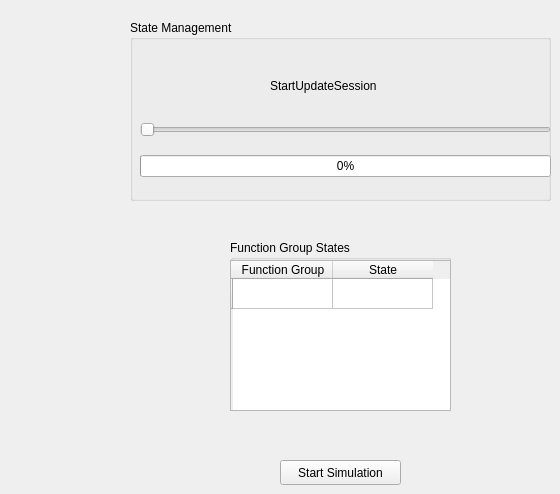
   <widget class="QWidget" name="tab_3">
    <attribute name="title">
     <string>SM</string>
    </attribute>
    <widget class="QGroupBox" name="groupBox_4">
     <property name="geometry">
      <rect>
       <x>130</x>
       <y>20</y>
       <width>421</width>
       <height>181</height>
      </rect>
     </property>
     <property name="autoFillBackground">
      <bool>true</bool>
     </property>
     <property name="title">
      <string>State Management</string>
     </property>
     <widget class="QWidget" name="layoutWidget">
      <property name="geometry">
       <rect>
        <x>10</x>
        <y>90</y>
        <width>411</width>
        <height>81</height>
       </rect>
      </property>
      <layout class="QVBoxLayout" name="verticalLayout">
       <item>
        <widget class="QSlider" name="horizontalSlider">
         <property name="orientation">
          <enum>Qt::Horizontal</enum>
         </property>
        </widget>
       </item>
       <item>
        <widget class="QProgressBar" name="progressBar">
         <property name="value">
          <number>0</number>
         </property>
        </widget>
       </item>
      </layout>
     </widget>
     <widget class="QLabel" name="label_17">
      <property name="geometry">
       <rect>
        <x>140</x>
        <y>50</y>
        <width>141</width>
        <height>31</height>
       </rect>
      </property>
      <property name="text">
       <string>StartUpdateSession</string>
      </property>
     </widget>
    </widget>
    <widget class="QPushButton" name="pushButton">
     <property name="geometry">
      <rect>
       <x>280</x>
       <y>460</y>
       <width>121</width>
       <height>25</height>
      </rect>
     </property>
     <property name="text">
      <string>Start Simulation</string>
     </property>
    </widget>
    <widget class="QGroupBox" name="groupBox_9">
     <property name="geometry">
      <rect>
       <x>230</x>
       <y>240</y>
       <width>221</width>
       <height>171</height>
      </rect>
     </property>
     <property name="title">
      <string>Function Group States</string>
     </property>
     <widget class="QTableWidget" name="tableWidget_4">
      <property name="geometry">
       <rect>
        <x>0</x>
        <y>20</y>
        <width>221</width>
        <height>151</height>
       </rect>
      </property>
      <row>
       <property name="text">
        <string/>
       </property>
      </row>
      <column>
       <property name="text">
        <string>Function Group</string>
       </property>
      </column>
      <column>
       <property name="text">
        <string>State</string>
       </property>
      </column>
     </widget>
    </widget>
   </widget>
